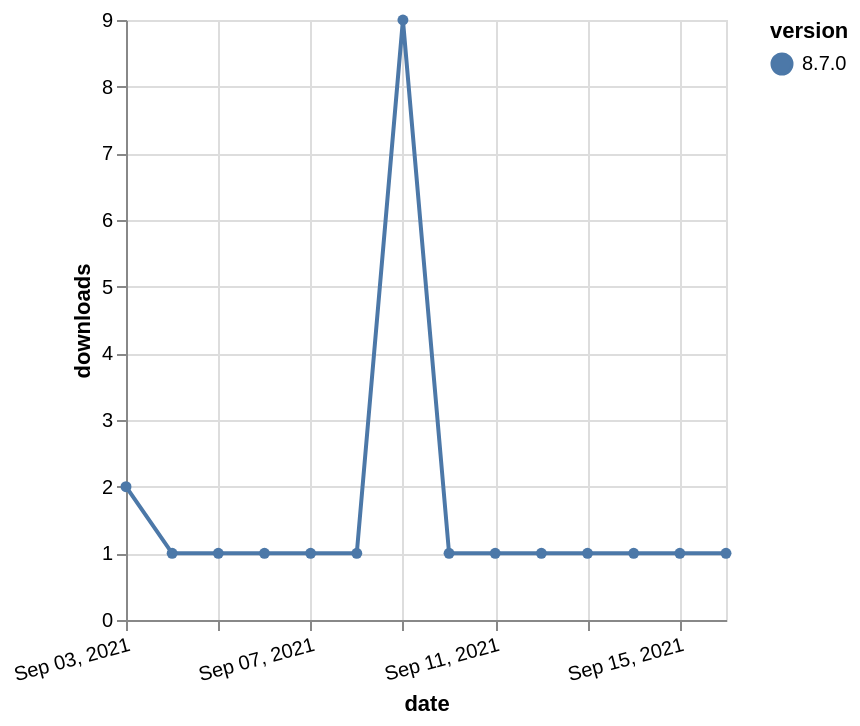

Express this chart as Vega-Lite.
### Vega-Lite specification from a JSON file in a GitHub repository (floating-point values rounded to 4 significant figures)
{"$schema": "https://vega.github.io/schema/vega-lite/v5.json", "description": "A simple bar chart with embedded data.", "data": {"values": [{"date": "2021-09-03", "total": 551, "delta": 2, "version": "8.7.0"}, {"date": "2021-09-04", "total": 552, "delta": 1, "version": "8.7.0"}, {"date": "2021-09-05", "total": 553, "delta": 1, "version": "8.7.0"}, {"date": "2021-09-06", "total": 554, "delta": 1, "version": "8.7.0"}, {"date": "2021-09-07", "total": 555, "delta": 1, "version": "8.7.0"}, {"date": "2021-09-08", "total": 556, "delta": 1, "version": "8.7.0"}, {"date": "2021-09-09", "total": 565, "delta": 9, "version": "8.7.0"}, {"date": "2021-09-10", "total": 566, "delta": 1, "version": "8.7.0"}, {"date": "2021-09-11", "total": 567, "delta": 1, "version": "8.7.0"}, {"date": "2021-09-12", "total": 568, "delta": 1, "version": "8.7.0"}, {"date": "2021-09-13", "total": 569, "delta": 1, "version": "8.7.0"}, {"date": "2021-09-14", "total": 570, "delta": 1, "version": "8.7.0"}, {"date": "2021-09-15", "total": 571, "delta": 1, "version": "8.7.0"}, {"date": "2021-09-16", "total": 572, "delta": 1, "version": "8.7.0"}]}, "width": "container", "mark": {"type": "line", "point": {"filled": true}}, "encoding": {"x": {"field": "date", "type": "temporal", "timeUnit": "yearmonthdate", "title": "date", "axis": {"labelAngle": -15}}, "y": {"field": "delta", "type": "quantitative", "title": "downloads"}, "color": {"field": "version", "type": "nominal"}, "tooltip": {"field": "delta"}}}
